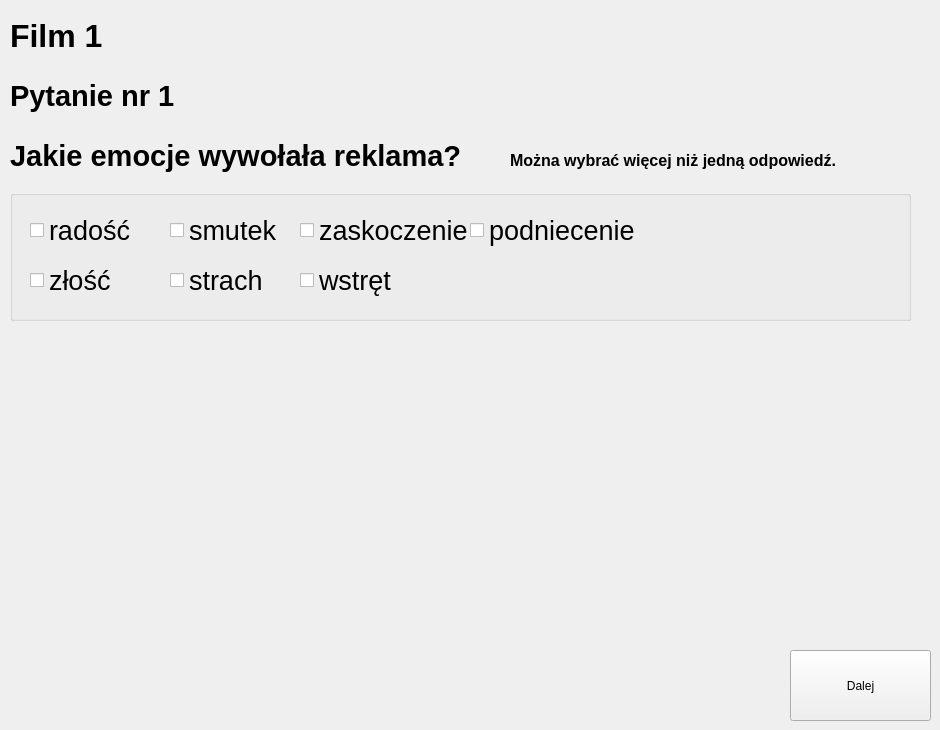
    <widget class="QWidget" name="page_4">
     <widget class="QLabel" name="labelVideoNum_2">
      <property name="geometry">
       <rect>
        <x>10</x>
        <y>10</y>
        <width>101</width>
        <height>51</height>
       </rect>
      </property>
      <property name="font">
       <font>
        <pointsize>24</pointsize>
        <bold>true</bold>
       </font>
      </property>
      <property name="text">
       <string>Film 1</string>
      </property>
     </widget>
     <widget class="QLabel" name="label_3">
      <property name="geometry">
       <rect>
        <x>10</x>
        <y>70</y>
        <width>191</width>
        <height>51</height>
       </rect>
      </property>
      <property name="font">
       <font>
        <pointsize>22</pointsize>
        <bold>true</bold>
       </font>
      </property>
      <property name="text">
       <string>Pytanie nr 1</string>
      </property>
     </widget>
     <widget class="QLabel" name="label_4">
      <property name="geometry">
       <rect>
        <x>10</x>
        <y>130</y>
        <width>451</width>
        <height>51</height>
       </rect>
      </property>
      <property name="font">
       <font>
        <pointsize>22</pointsize>
        <bold>true</bold>
       </font>
      </property>
      <property name="text">
       <string>Jakie emocje wywołała reklama?</string>
      </property>
     </widget>
     <widget class="QGroupBox" name="groupBoxEmotion1">
      <property name="geometry">
       <rect>
        <x>10</x>
        <y>190</y>
        <width>901</width>
        <height>131</height>
       </rect>
      </property>
      <property name="title">
       <string/>
      </property>
      <widget class="QCheckBox" name="checkBoxHappy">
       <property name="geometry">
        <rect>
         <x>20</x>
         <y>20</y>
         <width>151</width>
         <height>41</height>
        </rect>
       </property>
       <property name="font">
        <font>
         <pointsize>20</pointsize>
        </font>
       </property>
       <property name="text">
        <string>radość</string>
       </property>
      </widget>
      <widget class="QCheckBox" name="checkBoxAngry">
       <property name="geometry">
        <rect>
         <x>20</x>
         <y>70</y>
         <width>151</width>
         <height>41</height>
        </rect>
       </property>
       <property name="font">
        <font>
         <pointsize>20</pointsize>
        </font>
       </property>
       <property name="text">
        <string>złość</string>
       </property>
      </widget>
      <widget class="QCheckBox" name="checkBoxSad">
       <property name="geometry">
        <rect>
         <x>160</x>
         <y>20</y>
         <width>151</width>
         <height>41</height>
        </rect>
       </property>
       <property name="font">
        <font>
         <pointsize>20</pointsize>
        </font>
       </property>
       <property name="text">
        <string>smutek</string>
       </property>
      </widget>
      <widget class="QCheckBox" name="checkBoxFear">
       <property name="geometry">
        <rect>
         <x>160</x>
         <y>70</y>
         <width>151</width>
         <height>41</height>
        </rect>
       </property>
       <property name="font">
        <font>
         <pointsize>20</pointsize>
        </font>
       </property>
       <property name="text">
        <string>strach</string>
       </property>
      </widget>
      <widget class="QCheckBox" name="checkBoxDisgust">
       <property name="geometry">
        <rect>
         <x>290</x>
         <y>70</y>
         <width>151</width>
         <height>41</height>
        </rect>
       </property>
       <property name="font">
        <font>
         <pointsize>20</pointsize>
        </font>
       </property>
       <property name="text">
        <string>wstręt</string>
       </property>
      </widget>
      <widget class="QCheckBox" name="checkBoxSuprised">
       <property name="geometry">
        <rect>
         <x>290</x>
         <y>20</y>
         <width>171</width>
         <height>41</height>
        </rect>
       </property>
       <property name="font">
        <font>
         <pointsize>20</pointsize>
        </font>
       </property>
       <property name="text">
        <string>zaskoczenie</string>
       </property>
      </widget>
      <widget class="QCheckBox" name="checkBoxExcited">
       <property name="geometry">
        <rect>
         <x>460</x>
         <y>20</y>
         <width>171</width>
         <height>41</height>
        </rect>
       </property>
       <property name="font">
        <font>
         <pointsize>20</pointsize>
        </font>
       </property>
       <property name="text">
        <string>podniecenie</string>
       </property>
      </widget>
     </widget>
     <widget class="QPushButton" name="btnNext">
      <property name="geometry">
       <rect>
        <x>790</x>
        <y>650</y>
        <width>141</width>
        <height>71</height>
       </rect>
      </property>
      <property name="text">
       <string>Dalej</string>
      </property>
     </widget>
     <widget class="QLabel" name="label_6">
      <property name="geometry">
       <rect>
        <x>510</x>
        <y>150</y>
        <width>341</width>
        <height>21</height>
       </rect>
      </property>
      <property name="font">
       <font>
        <pointsize>12</pointsize>
        <bold>true</bold>
       </font>
      </property>
      <property name="text">
       <string>Można wybrać więcej niż jedną odpowiedź.</string>
      </property>
     </widget>
    </widget>
